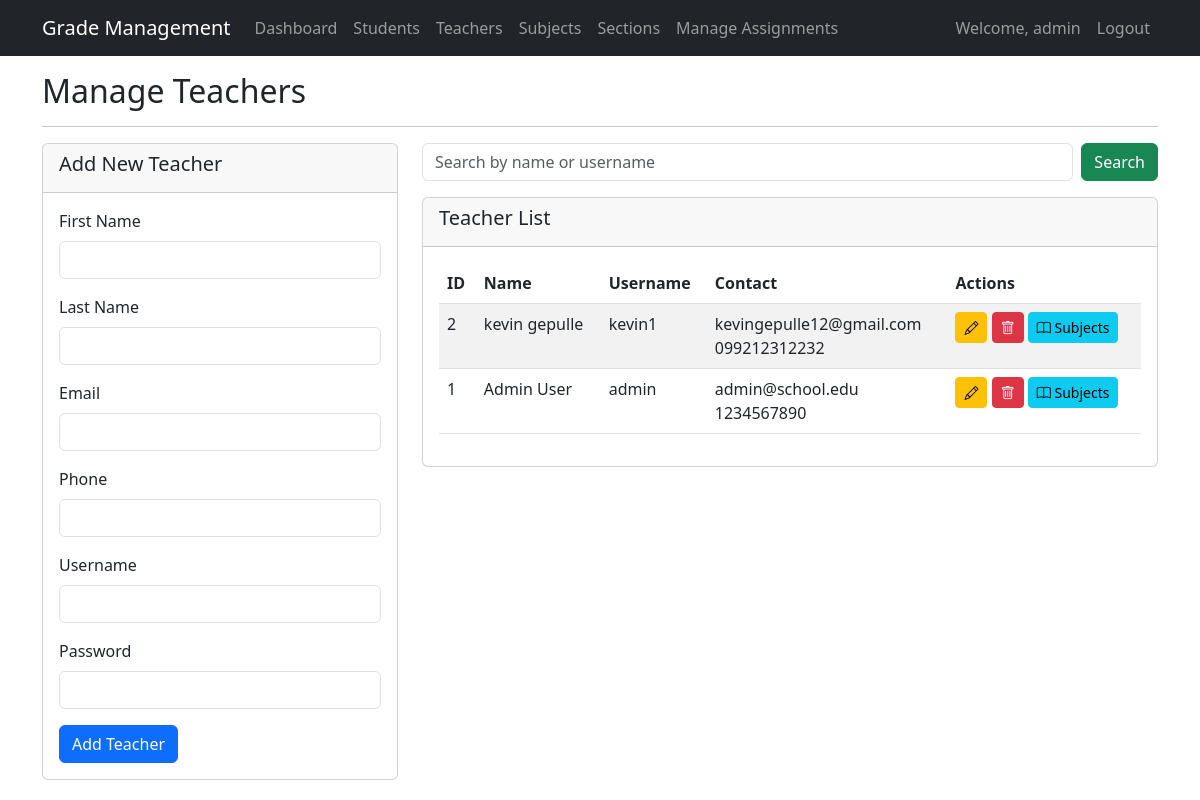
/admin/manage_teachers.php (signed in), run on the app's committed database.
### tables this page shows
CREATE TABLE `teachers` (
  `teacher_id` int(11) NOT NULL,
  `user_id` int(11) DEFAULT NULL,
  `first_name` varchar(50) NOT NULL,
  `last_name` varchar(50) NOT NULL,
  `email` varchar(100) DEFAULT NULL,
  `phone` varchar(20) DEFAULT NULL
);

CREATE TABLE `users` (
  `id` int(11) NOT NULL,
  `username` varchar(50) NOT NULL,
  `password` varchar(255) NOT NULL,
  `role` enum('admin','teacher','student') NOT NULL,
  `created_at` timestamp NOT NULL DEFAULT current_timestamp()
);

### admin/manage_teachers.php (the view, shortened to what this page needs)
<?php
require_once '../config/db.php';
$search_keyword = '';
$sql = "SELECT t.teacher_id, t.first_name, t.last_name, t.email, t.phone, u.username
        FROM teachers t
        JOIN users u ON t.user_id = u.id";
$sql .= " ORDER BY t.last_name, t.first_name";
$stmt = $conn->prepare($sql);
$stmt->execute();
$teachers = $stmt->get_result();
?>
<!DOCTYPE html>
<html lang="en">
<head>
    <link href="https://cdn.jsdelivr.net/npm/bootstrap@5.3.0/dist/css/bootstrap.min.css" rel="stylesheet">
    <link rel="stylesheet" href="https://cdn.jsdelivr.net/npm/bootstrap-icons@1.10.0/font/bootstrap-icons.css">
</head>
<body>
    <?php include '../includes/navbar.php'; ?>
    <div class="container mt-5 pt-4">
        <h2>Manage Teachers</h2>
        <hr>
        <div class="row">
            <div class="col-md-4">
                <div class="card">
                    <div class="card-header">
                        <h5>Add New Teacher</h5>
                    </div>
                    <div class="card-body">
                        <form method="POST">
                            <div class="mb-3">
                                <label for="first_name" class="form-label">First Name</label>
                                <input type="text" class="form-control" id="first_name" name="first_name" required>
                            </div>
                            <div class="mb-3">
                                <label for="last_name" class="form-label">Last Name</label>
                                <input type="text" class="form-control" id="last_name" name="last_name" required>
                            </div>
                            <div class="mb-3">
                                <label for="email" class="form-label">Email</label>
                                <input type="email" class="form-control" id="email" name="email">
                            </div>
                            <div class="mb-3">
                                <label for="phone" class="form-label">Phone</label>
                                <input type="tel" class="form-control" id="phone" name="phone">
                            </div>
                            <div class="mb-3">
                                <label for="username" class="form-label">Username</label>
                                <input type="text" class="form-control" id="username" name="username" required>
                            </div>
                            <div class="mb-3">
                                <label for="password" class="form-label">Password</label>
                                <input type="password" class="form-control" id="password" name="password" required>
                            </div>
                            <button type="submit" name="add_teacher" class="btn btn-primary">Add Teacher</button>
                        </form>
                    </div>
                </div>
            </div>
            <div class="col-md-8">
                <form method="GET" class="d-flex mb-3">
                    <input type="text" class="form-control" name="search" placeholder="Search by name or username"
                        value="<?php echo htmlspecialchars($search_keyword); ?>">
                    <button type="submit" class="btn btn-success ms-2">Search</button>
                </form>
                <div class="card">
                    <div class="card-header">
                        <h5>Teacher List</h5>
                    </div>
                    <div class="card-body">
                        <div class="table-responsive">
                            <table class="table table-striped">
                                <thead>
                                    <tr>
                                        <th>ID</th>
                                        <th>Name</th>
                                        <th>Username</th>
                                        <th>Contact</th>
                                        <th>Actions</th>
                                    </tr>
                                </thead>
                                <tbody>
                                    <?php while ($teacher = $teachers->fetch_assoc()): ?>
                                        <tr>
                                            <td><?php echo $teacher['teacher_id']; ?></td>
                                            <td><?php echo $teacher['first_name'] . ' ' . $teacher['last_name']; ?></td>
                                            <td><?php echo $teacher['username']; ?></td>
                                            <td>
                                                <?php if ($teacher['email']): ?>
                                                    <?php echo $teacher['email']; ?><br>
                                                <?php endif; ?>
                                                <?php echo $teacher['phone'] ?? ''; ?>
                                            </td>
                                            <td>
                                                <a href="edit_teacher.php?id=<?php echo $teacher['teacher_id']; ?>"
                                                    class="btn btn-sm btn-warning">
                                                    <i class="bi bi-pencil"></i>
                                                </a>
                                                <a href="?delete=<?php echo $teacher['teacher_id']; ?>"
                                                    class="btn btn-sm btn-danger"
                                                    onclick="return confirm('Are you sure you want to delete this teacher?')">
                                                    <i class="bi bi-trash"></i>
                                                </a>
                                                <a href="assign_subjects.php?id=<?php echo $teacher['teacher_id']; ?>"
                                                    class="btn btn-sm btn-info">
                                                    <i class="bi bi-book"></i> Subjects
                                                </a>
                                            </td>
                                        </tr>
                                    <?php endwhile; ?>
                                </tbody>
                            </table>
                        </div>
                    </div>
                </div>
            </div>
        </div>
    </div>
</body>
</html>

### data on the page
teachers: teacher_id "2", first_name "kevin", last_name "gepulle", user.username "kevin1", email "kevingepulle12@gmail.com", phone "099212312232"
teachers: teacher_id "1", first_name "Admin", last_name "User", user.username "admin", email "admin@school.edu", phone "1234567890"

### other printed values
$_SESSION['username'] "admin"
